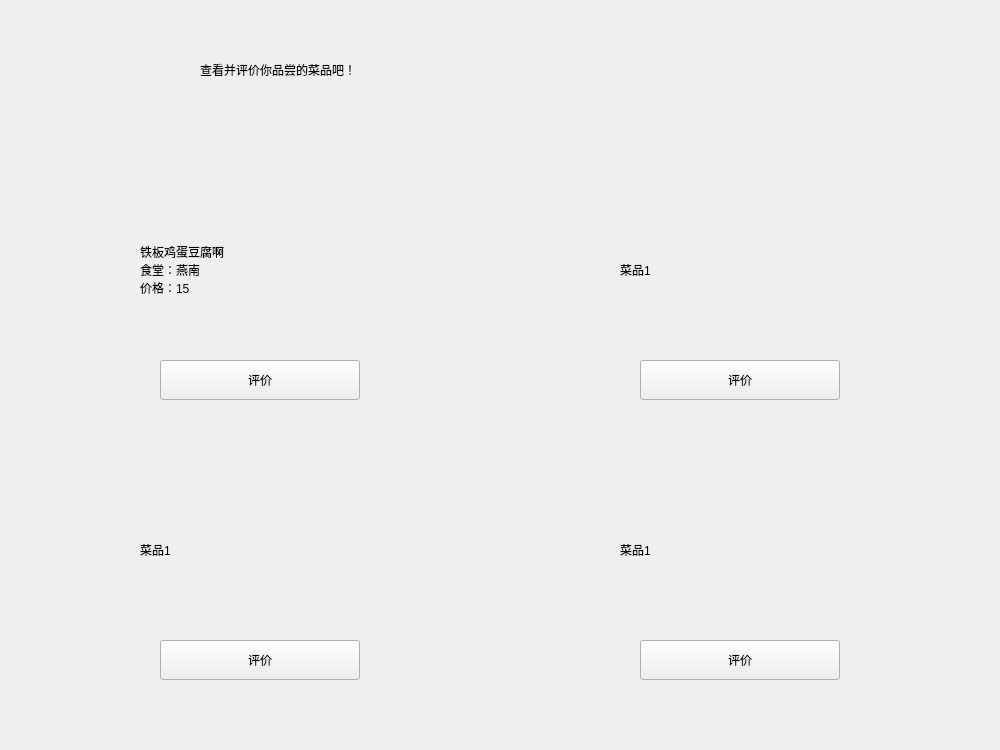
<?xml version="1.0" encoding="UTF-8"?>
<ui version="4.0">
 <class>history</class>
 <widget class="QWidget" name="history">
  <property name="geometry">
   <rect>
    <x>0</x>
    <y>0</y>
    <width>1000</width>
    <height>750</height>
   </rect>
  </property>
  <property name="windowTitle">
   <string>您的历史记录</string>
  </property>
  <widget class="QPushButton" name="historyButton_1">
   <property name="geometry">
    <rect>
     <x>640</x>
     <y>360</y>
     <width>200</width>
     <height>40</height>
    </rect>
   </property>
   <property name="styleSheet">
    <string notr="true">font: 18pt &quot;Agency FB&quot;;</string>
   </property>
   <property name="text">
    <string>评价</string>
   </property>
  </widget>
  <widget class="QPushButton" name="historyButton_2">
   <property name="geometry">
    <rect>
     <x>160</x>
     <y>360</y>
     <width>200</width>
     <height>40</height>
    </rect>
   </property>
   <property name="styleSheet">
    <string notr="true">font: 18pt &quot;Agency FB&quot;;</string>
   </property>
   <property name="text">
    <string>评价</string>
   </property>
  </widget>
  <widget class="QPushButton" name="historyButton_3">
   <property name="geometry">
    <rect>
     <x>160</x>
     <y>640</y>
     <width>200</width>
     <height>40</height>
    </rect>
   </property>
   <property name="styleSheet">
    <string notr="true">font: 18pt &quot;Agency FB&quot;;</string>
   </property>
   <property name="text">
    <string>评价</string>
   </property>
  </widget>
  <widget class="QLabel" name="label">
   <property name="geometry">
    <rect>
     <x>200</x>
     <y>30</y>
     <width>600</width>
     <height>80</height>
    </rect>
   </property>
   <property name="styleSheet">
    <string notr="true">font: 22pt &quot;Agency FB&quot;;</string>
   </property>
   <property name="text">
    <string>查看并评价你品尝的菜品吧！</string>
   </property>
  </widget>
  <widget class="QLabel" name="label_2">
   <property name="geometry">
    <rect>
     <x>140</x>
     <y>190</y>
     <width>240</width>
     <height>160</height>
    </rect>
   </property>
   <property name="styleSheet">
    <string notr="true">font: 17pt &quot;黑体&quot;;</string>
   </property>
   <property name="text">
    <string>铁板鸡蛋豆腐啊
食堂：燕南
价格：15</string>
   </property>
  </widget>
  <widget class="QPushButton" name="historyButton_4">
   <property name="geometry">
    <rect>
     <x>640</x>
     <y>640</y>
     <width>200</width>
     <height>40</height>
    </rect>
   </property>
   <property name="styleSheet">
    <string notr="true">font: 18pt &quot;Agency FB&quot;;</string>
   </property>
   <property name="text">
    <string>评价</string>
   </property>
  </widget>
  <widget class="QLabel" name="label_3">
   <property name="geometry">
    <rect>
     <x>620</x>
     <y>190</y>
     <width>240</width>
     <height>160</height>
    </rect>
   </property>
   <property name="styleSheet">
    <string notr="true">font: 17pt &quot;黑体&quot;;</string>
   </property>
   <property name="text">
    <string>菜品1</string>
   </property>
  </widget>
  <widget class="QLabel" name="label_4">
   <property name="geometry">
    <rect>
     <x>620</x>
     <y>470</y>
     <width>240</width>
     <height>160</height>
    </rect>
   </property>
   <property name="styleSheet">
    <string notr="true">font: 17pt &quot;黑体&quot;;</string>
   </property>
   <property name="text">
    <string>菜品1</string>
   </property>
  </widget>
  <widget class="QLabel" name="label_5">
   <property name="geometry">
    <rect>
     <x>140</x>
     <y>470</y>
     <width>240</width>
     <height>160</height>
    </rect>
   </property>
   <property name="styleSheet">
    <string notr="true">font: 17pt &quot;黑体&quot;;</string>
   </property>
   <property name="text">
    <string>菜品1</string>
   </property>
  </widget>
 </widget>
 <resources/>
 <connections/>
</ui>
